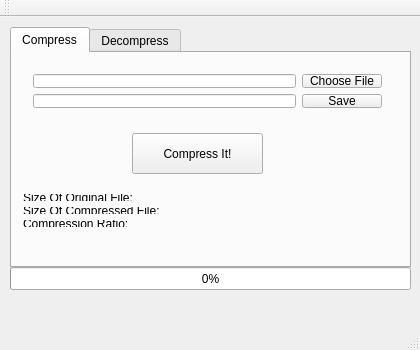
<?xml version="1.0" encoding="UTF-8"?>
<ui version="4.0">
 <class>MainWindow</class>
 <widget class="QMainWindow" name="MainWindow">
  <property name="geometry">
   <rect>
    <x>0</x>
    <y>0</y>
    <width>420</width>
    <height>350</height>
   </rect>
  </property>
  <property name="sizePolicy">
   <sizepolicy hsizetype="Fixed" vsizetype="Fixed">
    <horstretch>0</horstretch>
    <verstretch>0</verstretch>
   </sizepolicy>
  </property>
  <property name="minimumSize">
   <size>
    <width>420</width>
    <height>350</height>
   </size>
  </property>
  <property name="maximumSize">
   <size>
    <width>422</width>
    <height>350</height>
   </size>
  </property>
  <property name="windowTitle">
   <string>LosslessCompression</string>
  </property>
  <property name="windowIcon">
   <iconset resource="icon.qrc">
    <normaloff>:/kuvalda.ico</normaloff>:/kuvalda.ico</iconset>
  </property>
  <property name="windowOpacity">
   <double>1.000000000000000</double>
  </property>
  <widget class="QWidget" name="centralWidget">
   <widget class="QTabWidget" name="tabWidget">
    <property name="geometry">
     <rect>
      <x>10</x>
      <y>10</y>
      <width>401</width>
      <height>241</height>
     </rect>
    </property>
    <property name="currentIndex">
     <number>0</number>
    </property>
    <widget class="QWidget" name="tab">
     <attribute name="title">
      <string>Compress</string>
     </attribute>
     <widget class="QPushButton" name="pushButtonCompress">
      <property name="geometry">
       <rect>
        <x>120</x>
        <y>80</y>
        <width>131</width>
        <height>41</height>
       </rect>
      </property>
      <property name="text">
       <string>Compress It!</string>
      </property>
     </widget>
     <widget class="QWidget" name="layoutWidget">
      <property name="geometry">
       <rect>
        <x>10</x>
        <y>10</y>
        <width>371</width>
        <height>56</height>
       </rect>
      </property>
      <layout class="QHBoxLayout" name="horizontalLayout">
       <item>
        <layout class="QVBoxLayout" name="verticalLayout_2">
         <item>
          <widget class="QLineEdit" name="lineEditPathToCompress"/>
         </item>
         <item>
          <widget class="QLineEdit" name="lineEditPathToSave"/>
         </item>
        </layout>
       </item>
       <item>
        <layout class="QVBoxLayout" name="verticalLayout">
         <item>
          <widget class="QPushButton" name="pushButtonChooseFile">
           <property name="text">
            <string>Choose File</string>
           </property>
          </widget>
         </item>
         <item>
          <widget class="QPushButton" name="pushButtonSave">
           <property name="text">
            <string>Save</string>
           </property>
          </widget>
         </item>
        </layout>
       </item>
      </layout>
     </widget>
     <widget class="QWidget" name="layoutWidget">
      <property name="geometry">
       <rect>
        <x>0</x>
        <y>130</y>
        <width>381</width>
        <height>55</height>
       </rect>
      </property>
      <layout class="QHBoxLayout" name="horizontalLayout_3">
       <item>
        <layout class="QVBoxLayout" name="verticalLayout_5">
         <item>
          <widget class="QLabel" name="labelBefore">
           <property name="text">
            <string>Size Of Original File:</string>
           </property>
          </widget>
         </item>
         <item>
          <widget class="QLabel" name="labelAfter">
           <property name="enabled">
            <bool>true</bool>
           </property>
           <property name="text">
            <string>Size Of Compressed File:</string>
           </property>
          </widget>
         </item>
         <item>
          <widget class="QLabel" name="labelRatio">
           <property name="enabled">
            <bool>true</bool>
           </property>
           <property name="text">
            <string>Compression Ratio:</string>
           </property>
          </widget>
         </item>
        </layout>
       </item>
       <item>
        <layout class="QVBoxLayout" name="verticalLayout_6">
         <item>
          <widget class="QLabel" name="labelOriginal">
           <property name="text">
            <string/>
           </property>
          </widget>
         </item>
         <item>
          <widget class="QLabel" name="labelCompressed">
           <property name="text">
            <string/>
           </property>
          </widget>
         </item>
         <item>
          <widget class="QLabel" name="labelCompressionRatio">
           <property name="text">
            <string/>
           </property>
          </widget>
         </item>
        </layout>
       </item>
      </layout>
     </widget>
     <widget class="QLabel" name="labelMessage">
      <property name="geometry">
       <rect>
        <x>0</x>
        <y>190</y>
        <width>391</width>
        <height>20</height>
       </rect>
      </property>
      <property name="text">
       <string/>
      </property>
     </widget>
    </widget>
    <widget class="QWidget" name="tab_2">
     <attribute name="title">
      <string>Decompress</string>
     </attribute>
     <widget class="QPushButton" name="pushButtonDecompress">
      <property name="geometry">
       <rect>
        <x>120</x>
        <y>80</y>
        <width>131</width>
        <height>41</height>
       </rect>
      </property>
      <property name="text">
       <string>Decompress It!</string>
      </property>
     </widget>
     <widget class="QWidget" name="layoutWidget">
      <property name="geometry">
       <rect>
        <x>10</x>
        <y>10</y>
        <width>371</width>
        <height>56</height>
       </rect>
      </property>
      <layout class="QHBoxLayout" name="horizontalLayout_2">
       <item>
        <layout class="QVBoxLayout" name="verticalLayout_4">
         <item>
          <widget class="QLineEdit" name="lineEditPathToDecompress"/>
         </item>
         <item>
          <widget class="QLineEdit" name="lineEditPathToSaveDecompress"/>
         </item>
        </layout>
       </item>
       <item>
        <layout class="QVBoxLayout" name="verticalLayout_3">
         <item>
          <widget class="QPushButton" name="pushButtonChooseFileDecompress">
           <property name="text">
            <string>Choose File</string>
           </property>
          </widget>
         </item>
         <item>
          <widget class="QPushButton" name="pushButtonSaveDecompress">
           <property name="text">
            <string>Save</string>
           </property>
          </widget>
         </item>
        </layout>
       </item>
      </layout>
     </widget>
    </widget>
   </widget>
   <widget class="QProgressBar" name="progressBarProcess">
    <property name="geometry">
     <rect>
      <x>10</x>
      <y>250</y>
      <width>401</width>
      <height>23</height>
     </rect>
    </property>
    <property name="value">
     <number>0</number>
    </property>
   </widget>
   <widget class="QLabel" name="labelMessageProcess">
    <property name="geometry">
     <rect>
      <x>10</x>
      <y>280</y>
      <width>391</width>
      <height>20</height>
     </rect>
    </property>
    <property name="text">
     <string/>
    </property>
   </widget>
  </widget>
  <widget class="QMenuBar" name="menuBar">
   <property name="geometry">
    <rect>
     <x>0</x>
     <y>0</y>
     <width>420</width>
     <height>21</height>
    </rect>
   </property>
  </widget>
  <widget class="QToolBar" name="mainToolBar">
   <attribute name="toolBarArea">
    <enum>TopToolBarArea</enum>
   </attribute>
   <attribute name="toolBarBreak">
    <bool>false</bool>
   </attribute>
  </widget>
  <widget class="QStatusBar" name="statusBar"/>
 </widget>
 <layoutdefault spacing="6" margin="11"/>
 <resources>
  <include location="icon.qrc"/>
 </resources>
 <connections/>
</ui>
